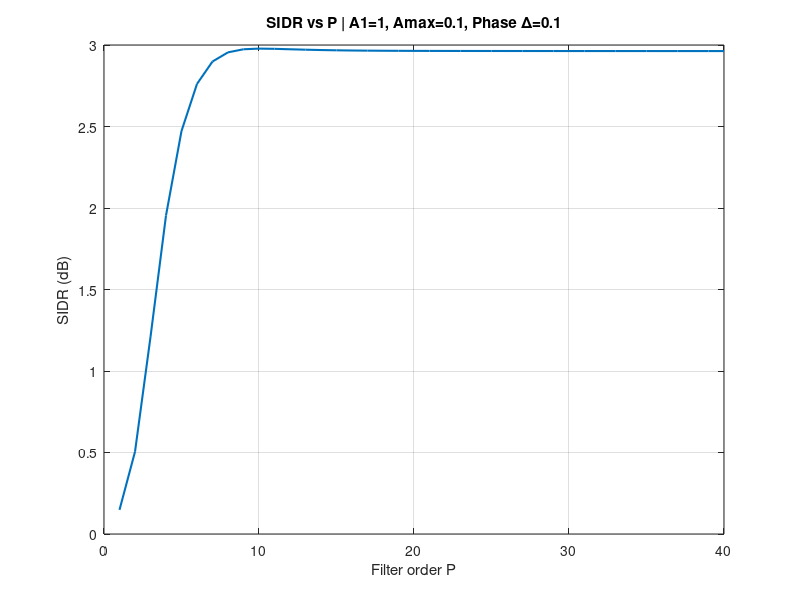
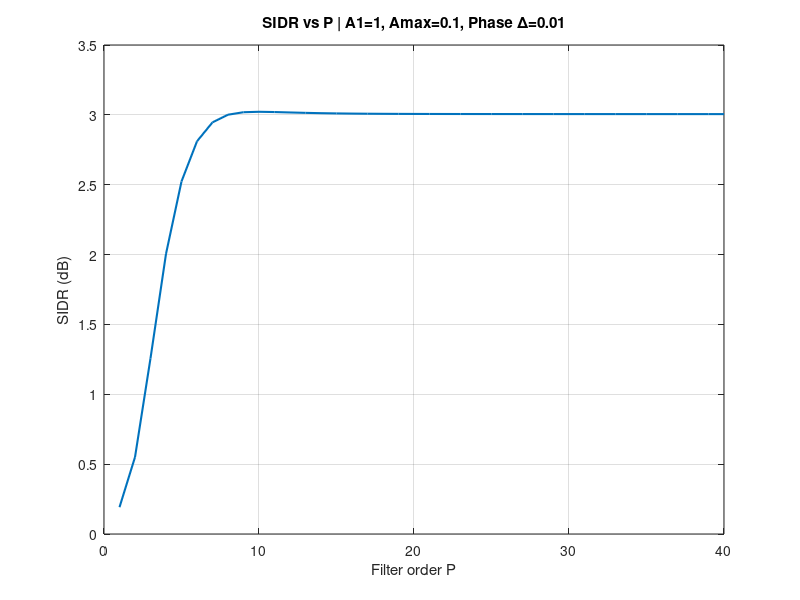
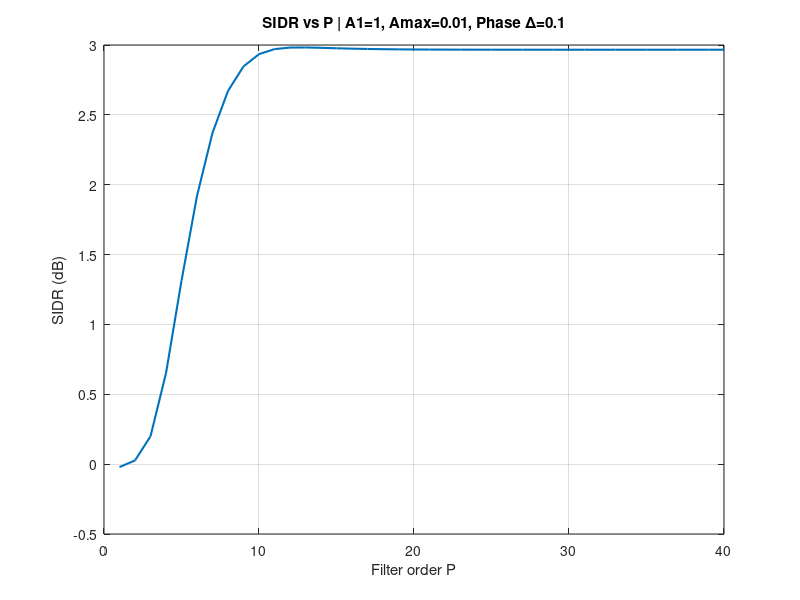
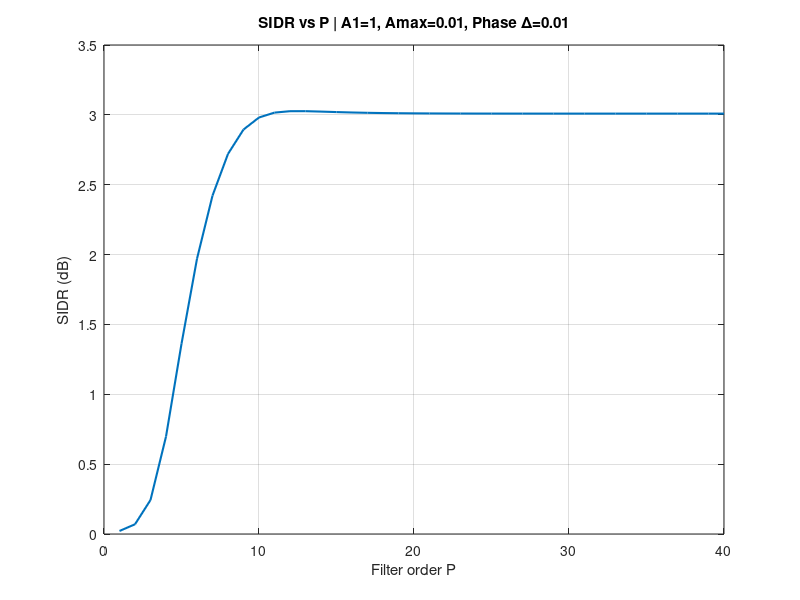

The MATLAB source for these figures, in order:
clear; clc; close all;

%% Parameters
fs = 40e6;
T = 1/fs;
N = 8192;
n = 0:N-1;
t = n*T;

fc1 = 10e6;
fc2 = 30.5e6;
Delta = 1/8;

k_vals = -5:5;

A2 = 1;
P_vals = 1:40;

A1_vals = [1, 0.01];
Amax_vals = [0.1, 0.01];

Delta_phase_vals = [0.1, 0.01];

%% Frequency axis
w = 2*pi*(0:N-1)/N;
omega = w * fs;
wc = 0.8125*pi*fs;

%% Loop over cases
for A1 = A1_vals
for Amax = Amax_vals
for Delta_phase = Delta_phase_vals

    epsilon = sqrt(10^(Amax/10) - 1);
    SIDR = zeros(size(P_vals));

    for idx = 1:length(P_vals)
        P = P_vals(idx);

        % Initialize signals
        xa1 = zeros(1,N);
        xa2 = zeros(1,N);

        % Build signals with phase distortion on xa1
        for k = k_vals
            f1k = fc1 + fc1*k*Delta;
            f2k = fc2 + fc1*k*Delta;

            % Phase distortion ONLY for xa1
            phi_k = Delta_phase * (-1)^k;

            xa1 = xa1 + sin(2*pi*f1k*t + phi_k);
            xa2 = xa2 + sin(2*pi*f2k*t); % no phase distortion
        end

        % Full signal
        x = A1*xa1 + A2*xa2;

        % FFT
        X = fft(x);

        % Butterworth magnitude response
        H = 1 ./ sqrt(1 + epsilon^2 * (omega./wc).^(2*P));

        % Apply magnitude-only filter
        Xf = X .* H;

        % Back to time domain
        xf = real(ifft(Xf));

        % Desired reference (NO phase distortion!)
        xa1_ref = zeros(1,N);
        for k = k_vals
            f1k = fc1 + fc1*k*Delta;
            xa1_ref = xa1_ref + sin(2*pi*f1k*t);
        end
        x0 = A1 * xa1_ref;

        % SIDR
        SIDR(idx) = 10*log10( sum(x0.^2) / sum((xf - x0).^2) );
    end

    %% Plot
    figure;
    plot(P_vals, SIDR, 'LineWidth', 1.5);
    grid on;
    xlabel('Filter order P');
    ylabel('SIDR (dB)');
    title(['SIDR vs P | A1=', num2str(A1), ...
           ', Amax=', num2str(Amax), ...
           ', Phase \Delta=', num2str(Delta_phase)]);

end
end
end
